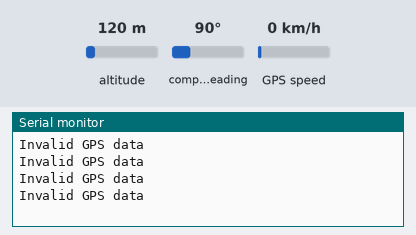
A sketch run on a simulated ESP8266 (NodeMCU). On the bench: the last lines printed to the serial monitor. The inputs (shaded band) are chosen by the test bench; at power-on: GPS speed 0 km/h, altitude 120 m, compass heading 90°. The GPS gets a fix after 3 s at 37.7749, -122.4194 with 8 satellites.

Above: at 1.2 s.
1.3 s: GPS speed set to 2 km/h
At 3.8 s:
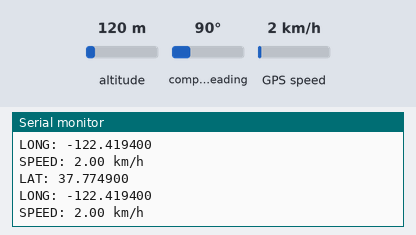
4.5 s: GPS speed set to 30 km/h
At 5.8 s:
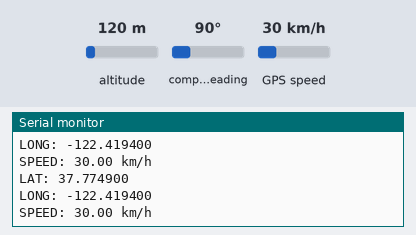

The sketch:

node_mcu_gps_data.ino
```cpp
#include <TinyGPS++.h>
#include <SoftwareSerial.h>

static const int RXPin = D4, TXPin = D3;
static const uint32_t GPSBaud = 9600;

TinyGPSPlus gps;
SoftwareSerial ss(RXPin, TXPin);

void setup()
{
  Serial.begin(115200);
  ss.begin(GPSBaud);
}

void loop()
{
  while (ss.available() > 0)
  {
    if (gps.encode(ss.read()))
    {
      if (gps.location.isValid())
      {
        Serial.print("LAT: ");
        Serial.println(gps.location.lat(), 6);
        Serial.print("LONG: ");
        Serial.println(gps.location.lng(), 6);
        Serial.print("SPEED: ");
        Serial.print(gps.speed.kmph());
        Serial.println(" km/h");
      }
      else
      {
        Serial.println("Invalid GPS data");
      }
    }
  }
}
```

Measured:
- after the input at 1.3 s, the serial monitor: prints a new line after 1.7 s (image 1)
- after the input at 4.5 s, the serial monitor: prints a new line after 0.51 s (image 2)
